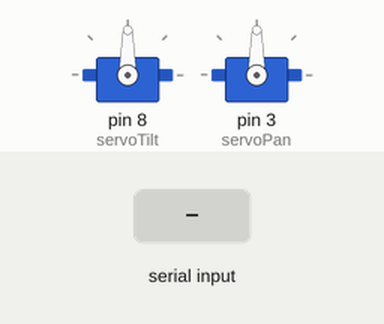
Simulated run of this sketch. Board: Arduino Uno, built with avr-gcc and run on an emulated ATmega328P. Shown: 2 × servo. The test bench sets the inputs (shaded band).

Above: at 1.2 s.
1.3 s: "1" received over Serial
At 2.5 s:
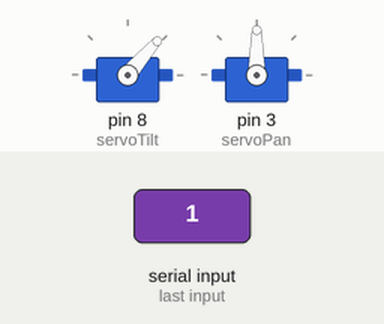
2.8 s: "0" received over Serial
At 3.9 s:
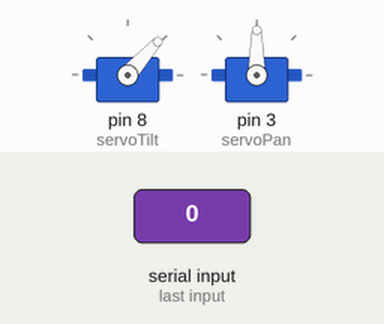
Timing chart, 0 to 5.8 s (numbered marks = the images above; inputs shaded):
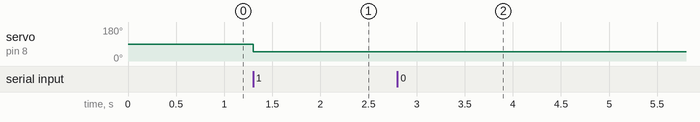

The sketch:

arduino.ino
```cpp
#include <Servo.h>  //Used to control the Pan/Tilt Servos

//These are variables that hold the servo IDs.
char tiltChannel=0, panChannel=1;

//These are the objects for each servo.
Servo servoTilt, servoPan;

//This is a character that will hold data from the Serial port.
char serialChar=0;

void setup(){
  servoTilt.attach(8);  //The Tilt servo is attached to pin 2.
  servoPan.attach(3);   //The Pan servo is attached to pin 3.
  servoTilt.write(90);  //Initially put the servos both
  servoPan.write(90);      //at 90 degress.

  Serial.begin(57600);  //Set up a serial connection for 57600 bps.
}

void loop(){
  while(Serial.available() <=0);  //Wait for a character on the serial port.
 // serialChar = Serial.read();     //Copy the character from the serial port to the variable
  //if(serialChar == tiltChannel){  //Check to see if the character is the servo ID for the tilt servo
  //  while(Serial.available() <=0);  //Wait for the second command byte from the serial port.
    servoTilt.write(Serial.read());  //Set the tilt servo position to the value of the second command byte received on the serial port
 // }
  /*else if(serialChar == panChannel){ //Check to see if the initial serial character was the servo ID for the pan servo.
    while(Serial.available() <= 0);  //Wait for the second command byte from the serial port.
    servoPan.write(Serial.read());   //Set the pan servo position to the value of the second command byte received from the serial port.
  }*/
  //If the character is not the pan or tilt servo ID, it is ignored.
}
```

Measured:
- after the input at 1.3 s, servo on pin 8 (servoTilt): 90° → 49° at once
- after the input at 2.8 s, servo on pin 8 (servoTilt): 49° → 48° at once
